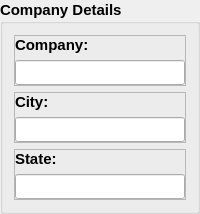
           <widget class="QGroupBox" name="company_details_group_box">
            <property name="font">
             <font>
              <pointsize>11</pointsize>
              <weight>75</weight>
              <bold>true</bold>
             </font>
            </property>
            <property name="title">
             <string>Company Details</string>
            </property>
            <property name="flat">
             <bool>true</bool>
            </property>
            <layout class="QVBoxLayout" name="verticalLayout_5">
             <item>
              <widget class="QFrame" name="company_frame">
               <property name="frameShape">
                <enum>QFrame::StyledPanel</enum>
               </property>
               <property name="frameShadow">
                <enum>QFrame::Raised</enum>
               </property>
               <layout class="QVBoxLayout" name="verticalLayout_2">
                <property name="leftMargin">
                 <number>0</number>
                </property>
                <property name="topMargin">
                 <number>0</number>
                </property>
                <property name="rightMargin">
                 <number>0</number>
                </property>
                <property name="bottomMargin">
                 <number>0</number>
                </property>
                <item>
                 <widget class="QLabel" name="company_label">
                  <property name="text">
                   <string>Company:</string>
                  </property>
                 </widget>
                </item>
                <item>
                 <widget class="QLineEdit" name="company_line_edit">
                  <property name="minimumSize">
                   <size>
                    <width>0</width>
                    <height>25</height>
                   </size>
                  </property>
                  <property name="maximumSize">
                   <size>
                    <width>16777215</width>
                    <height>25</height>
                   </size>
                  </property>
                  <property name="readOnly">
                   <bool>true</bool>
                  </property>
                 </widget>
                </item>
               </layout>
              </widget>
             </item>
             <item>
              <widget class="QFrame" name="city_frame">
               <property name="frameShape">
                <enum>QFrame::StyledPanel</enum>
               </property>
               <property name="frameShadow">
                <enum>QFrame::Raised</enum>
               </property>
               <layout class="QVBoxLayout" name="verticalLayout_3">
                <property name="leftMargin">
                 <number>0</number>
                </property>
                <property name="topMargin">
                 <number>0</number>
                </property>
                <property name="rightMargin">
                 <number>0</number>
                </property>
                <property name="bottomMargin">
                 <number>0</number>
                </property>
                <item>
                 <widget class="QLabel" name="city_label">
                  <property name="text">
                   <string>City:</string>
                  </property>
                 </widget>
                </item>
                <item>
                 <widget class="QLineEdit" name="city_line_edit">
                  <property name="minimumSize">
                   <size>
                    <width>0</width>
                    <height>25</height>
                   </size>
                  </property>
                  <property name="maximumSize">
                   <size>
                    <width>16777215</width>
                    <height>25</height>
                   </size>
                  </property>
                  <property name="readOnly">
                   <bool>true</bool>
                  </property>
                 </widget>
                </item>
               </layout>
              </widget>
             </item>
             <item>
              <widget class="QFrame" name="state_frame">
               <property name="frameShape">
                <enum>QFrame::StyledPanel</enum>
               </property>
               <property name="frameShadow">
                <enum>QFrame::Raised</enum>
               </property>
               <layout class="QVBoxLayout" name="verticalLayout_4">
                <property name="leftMargin">
                 <number>0</number>
                </property>
                <property name="topMargin">
                 <number>0</number>
                </property>
                <property name="rightMargin">
                 <number>0</number>
                </property>
                <property name="bottomMargin">
                 <number>0</number>
                </property>
                <item>
                 <widget class="QLabel" name="state_label">
                  <property name="text">
                   <string>State:</string>
                  </property>
                 </widget>
                </item>
                <item>
                 <widget class="QLineEdit" name="state_line_edit">
                  <property name="minimumSize">
                   <size>
                    <width>0</width>
                    <height>25</height>
                   </size>
                  </property>
                  <property name="maximumSize">
                   <size>
                    <width>16777215</width>
                    <height>25</height>
                   </size>
                  </property>
                  <property name="readOnly">
                   <bool>true</bool>
                  </property>
                 </widget>
                </item>
               </layout>
              </widget>
             </item>
            </layout>
           </widget>
